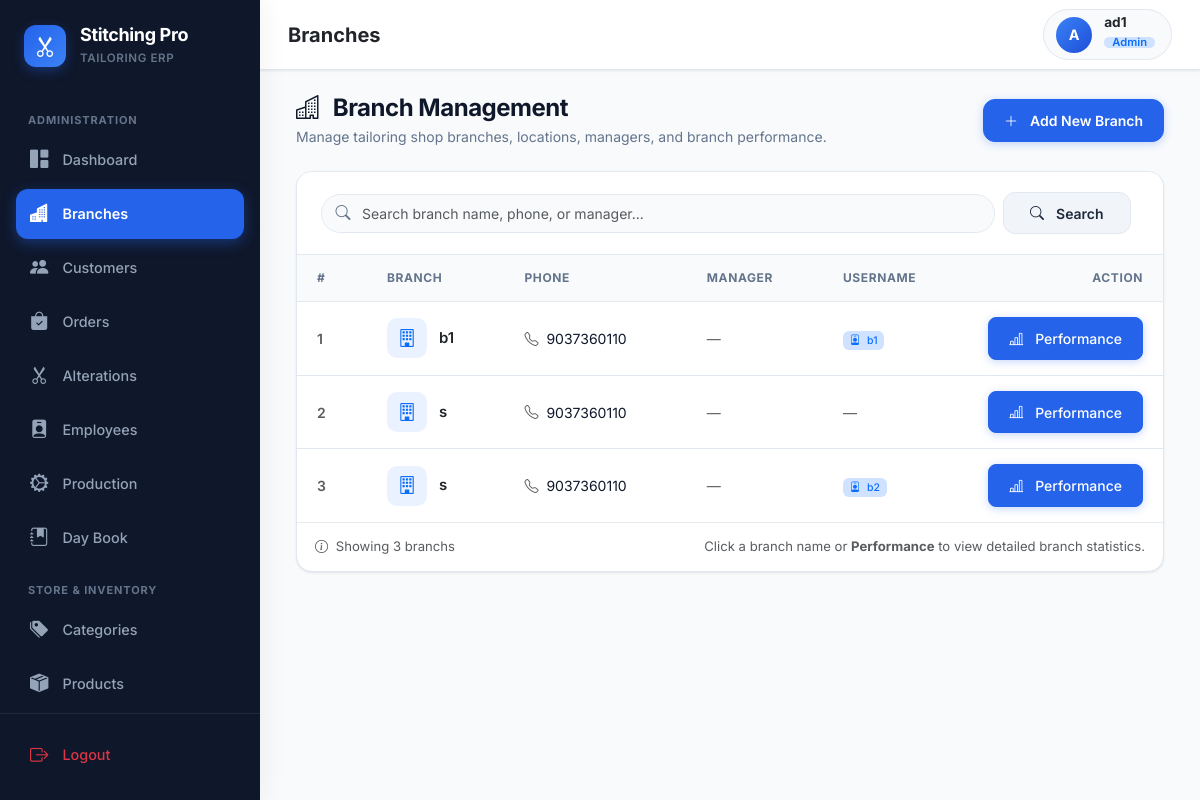
The app's page /branches/ (signed in) with its own data.
### accounts/models.py (models this page shows, shortened)
class User(AbstractUser):
    ROLE_CHOICES = [
        ('Admin', 'Admin'),
        ('Branch', 'Branch'),
    ]
    role = models.CharField(
        max_length=20,
        choices=ROLE_CHOICES,
        default='Branch'
    )
    branch = models.ForeignKey(
        Branch,
        on_delete=models.CASCADE,
        null=True,
        blank=True
    )

### branches/models.py (models this page shows, shortened)
class Branch(models.Model):
    name = models.CharField(max_length=100)
    address = models.TextField()
    phone = models.CharField(max_length=15)
    manager_name = models.CharField(max_length=100)

### branches/views.py (the view)
@login_required
def branch_list(request):
    if request.user.role != "Admin":
        messages.error(request, "Only Admin can view branches.")
        return redirect("home")
    branches = Branch.objects.all()
    branch_data = []
    for branch in branches:
        user = User.objects.filter(branch=branch).first()
        branch_data.append({
            "id": branch.id,
            "name": branch.name,
            "phone": branch.phone,
            "manager": branch.manager_name,
            "username": user.username if user else "",
        })
    return render(
        request,
        "branches/branch_list.html",
        {"branch_data": branch_data},
    )

### templates/branches/branch_list.html (shortened to what this page needs)
{% extends "base.html" %}
{% block page_title %}Branches{% endblock %}
{% block content %}
<div class="container-fluid">
    <div class="page-header-block">
        <div>
            <h2 class="page-header-title">
                <i class="bi bi-buildings me-2"></i>
                Branch Management
            </h2>
            <p class="page-header-sub">
                Manage tailoring shop branches, locations,
                managers, and branch performance.
            </p>
        </div>
        <div>
            <a href="{% url 'branch_create' %}"
               class="btn btn-primary">
                <i class="bi bi-plus-lg me-1"></i>
                Add New Branch
            </a>
        </div>
    </div>
    <div class="table-card">
        <div class="table-card-header">
            <form method="GET"
                  class="row g-2 align-items-center w-100">
                <div class="col-12 col-md-9 col-lg-10">
                    <div class="header-search w-100"
                         style="max-width:100%;">
                        <i class="bi bi-search"></i>
                        <input
                            type="text"
                            name="search"
                            value="{{ request.GET.search }}"
                            class="form-control"
                            placeholder="Search branch name, phone, or manager..."
                        >
                    </div>
                </div>
                <div class="col-12 col-md-3 col-lg-2">
                    <button
                        type="submit"
                        class="btn btn-secondary w-100">
                        <i class="bi bi-search me-1"></i>
                        Search
                    </button>
                </div>
            </form>
        </div>
        <div class="table-responsive">
            <table class="table app-table align-middle">
                <thead>
                    <tr>
                        <th width="70">
                            #
                        </th>
                        <th>
                            Branch
                        </th>
                        <th>
                            Phone
                        </th>
                        <th>
                            Manager
                        </th>
                        <th>
                            Username
                        </th>
                        <th width="180"
                            class="text-end">
                            Action
                        </th>
                    </tr>
                </thead>
                <tbody>
                    {% for item in branch_data %}
                    <tr class="branch-row">
                        <td class="fw-semibold text-muted">
                            {{ forloop.counter }}
                        </td>
                        <td>
                            <a
                                href="{% url 'branch_performance' item.id %}"
                                class="branch-name-link"
                                title="View branch performance"
                            >
                                <span class="branch-icon-small">
                                    <i class="bi bi-building"></i>
                                </span>
                                <span>
                                    <span class="branch-name">
                                        {{ item.name }}
                                    </span>
                                </span>
                            </a>
                        </td>
                        <td>
                            {% if item.phone %}
                                <span>
                                    <i class="bi bi-telephone text-muted me-1"></i>
                                    {{ item.phone }}
                                </span>
                            {% else %}
                                <span class="text-muted">
                                    —
                                </span>
                            {% endif %}
                        </td>
                        <td>
                            {% if item.manager %}
                                <span class="badge bg-light text-dark border">
                                    <i class="bi bi-person me-1"></i>
                                    {{ item.manager }}
                                </span>
                            {% else %}
                                <span class="text-muted">
                                    —
                                </span>
                            {% endif %}
                        </td>
                        <td>
                            {% if item.username %}
                                <span class="badge bg-primary-subtle text-primary">
                                    <i class="bi bi-person-badge me-1"></i>
                                    {{ item.username }}
                                </span>
                            {% else %}
                                <span class="text-muted">
                                    —
                                </span>
                            {% endif %}
                        </td>
                        <td class="text-end">
                            <a
                                href="{% url 'branch_performance' item.id %}"
                                class="btn btn-sm btn-primary"
                                title="View branch performance"
                            >
                                <i class="bi bi-bar-chart-line me-1"></i>
                                Performance
                            </a>
                        </td>
                    </tr>
                    {% endfor %}
                </tbody>
            </table>
        </div>
        {% if branch_data %}
        <div class="branch-table-footer">
            <div class="text-muted small">
                <i class="bi bi-info-circle me-1"></i>
                Showing {{ branch_data|length }} branch{{ branch_data|length|pluralize }}
            </div>
            <div class="text-muted small">
                Click a branch name or
                <strong>Performance</strong>
                to view detailed branch statistics.
            </div>
        </div>
        {% endif %}
    </div>
</div>
{% endblock %}

### templates/base.html (shortened to what this page needs)
{% load static %}
<!DOCTYPE html>
<html lang="en">
<head>
    <link
        href="https://cdn.jsdelivr.net/npm/bootstrap@5.3.3/dist/css/bootstrap.min.css"
        rel="stylesheet"
    >
    <link
        rel="stylesheet"
        href="https://cdn.jsdelivr.net/npm/bootstrap-icons@1.11.3/font/bootstrap-icons.min.css"
    >
    <link
        rel="stylesheet"
        href="{% static 'css/style.css' %}"
    >
</head>
<body>
<div class="app-wrapper">
    <aside
        class="app-sidebar"
        id="appSidebar"
    >
        <div class="sidebar-header">
            <div class="brand-icon-box">
                <i class="bi bi-scissors"></i>
            </div>
            <div>
                <h1 class="brand-title">
                    Stitching Pro
                </h1>
                <span class="brand-subtitle">
                    Tailoring ERP
                </span>
            </div>
        </div>
        <div class="sidebar-menu-wrapper">
            {% if request.user.role == "Admin" %}
                <p class="menu-section-title">
                    Administration
                </p>
                <a
                    href="{% url 'home' %}"
                    class="sidebar-nav-link
                    "
                >
                    <i class="bi bi-grid-1x2-fill"></i>
                    <span>
                        Dashboard
                    </span>
                </a>
                <a
                    href="{% url 'branch_list' %}"
                    class="sidebar-nav-link
                    {% if 'branch' in request.resolver_match.url_name and request.resolver_match.url_name != 'branch_stock' %}
                        active
                    {% endif %}"
                >
                    <i class="bi bi-buildings-fill"></i>
                    <span>
                        Branches
                    </span>
                </a>
                <a
                    href="{% url 'customer_list' %}"
                    class="sidebar-nav-link
                    "
                >
                    <i class="bi bi-people-fill"></i>
                    <span>
                        Customers
                    </span>
                </a>
                <a
                    href="{% url 'order_list' %}"
                    class="sidebar-nav-link
                    "
                >
                    <i class="bi bi-bag-check-fill"></i>
                    <span>
                        Orders
                    </span>
                </a>
                <a
                    href="{% url 'alteration_list' %}"
                    class="sidebar-nav-link
                    "
                >
                    <i class="bi bi-scissors"></i>
                    <span>
                        Alterations
                    </span>
                </a>
                <a
                    href="{% url 'employee_list' %}"
                    class="sidebar-nav-link
                    "
                >
                    <i class="bi bi-person-badge-fill"></i>
                    <span>
                        Employees
                    </span>
                </a>
                <a
                    href="{% url 'production_list' %}"
                    class="sidebar-nav-link
                    "
                >
                    <i class="bi bi-gear-wide-connected"></i>
                    <span>
                        Production
                    </span>
                </a>
                <a
                    href="{% url 'daybook_list' %}"
                    class="sidebar-nav-link
                    "
                >
                    <i class="bi bi-journal-bookmark-fill"></i>
                    <span>
                        Day Book
                    </span>
                </a>
                <p class="menu-section-title">
                    Store & Inventory
                </p>
                <a
                    href="{% url 'category_list' %}"
                    class="sidebar-nav-link
                    "
                >
                    <i class="bi bi-tags-fill"></i>
                    <span>
                        Categories
                    </span>
                </a>
                <a
                    href="{% url 'product_list' %}"
                    class="sidebar-nav-link
                    "
                >
                    <i class="bi bi-box-seam-fill"></i>
                    <span>
                        Products
                    </span>
                </a>
            {% endif %}
        </div>
        <div class="sidebar-footer">
            <a
                href="{% url 'logout' %}"
                class="sidebar-nav-link text-danger"
            >
                <i class="bi bi-box-arrow-right"></i>
                <span>
                    Logout
                </span>
            </a>
        </div>
    </aside>
    <div class="app-main">
        <header class="app-header">
            <div class="d-flex align-items-center gap-3">
                <div class="d-none d-sm-block">
                    <h5 class="fw-bold mb-0 text-dark">
                        {% block page_title %}{% endblock %}
                    </h5>
                </div>
            </div>
            <div class="d-flex align-items-center gap-3">
                {% if request.user.is_authenticated %}
                    <div class="user-profile-badge">
                        <div class="user-avatar-circle">
                            {{ request.user.username|slice:":1"|upper }}
                        </div>
                        <div
                            class="d-none d-md-block text-start me-1"
                        >
                            <div
                                class="fw-bold text-dark lh-1"
                                style="font-size: 0.85rem;"
                            >
                                {{ request.user.username }}
                            </div>
                            <span
                                class="badge bg-primary-subtle text-primary fw-semibold px-2 py-0 mt-1"
                                style="font-size: 0.7rem;"
                            >
                                {{ request.user.role }}
                            </span>
                        </div>
                    </div>
                {% endif %}
            </div>
        </header>
        <main class="flex-grow-1 p-3 p-md-4">
            {% block content %}
            {% endblock %}
        </main>
    </div>
</div>
</body>
</html>

### templates/branches/branch_list.html (style rules this page uses)
.branch-row { transition: background-color .15s ease, box-shadow .15s ease; }
.branch-name-link { display: flex; align-items: center; gap: 12px; text-decoration: none; color: #212529; }
.branch-name { font-weight: 600; font-size: 15px; }
.branch-icon-small { width: 40px; height: 40px; min-width: 40px; display: flex; align-items: center; justify-content: center; border-radius: 10px; background: #eaf2ff; color: #0d6efd; font-size: 18px; transition: background-color .15s ease, transform .15s ease; }
.badge { font-weight: 500; }
.branch-row .btn-primary { border-radius: 8px; font-weight: 500; }
.branch-table-footer { border-top: 1px solid #e9ecef; padding: 14px 18px; display: flex; justify-content: space-between; align-items: center; gap: 15px; flex-wrap: wrap; }

### records on screen
User: user.username "A", user.username "ad1", user.role "Admin"
Branch: name "b1", phone "9037360110"
User: username "b1"
Branch: phone "9037360110"
Branch: phone "9037360110"
User: username "b2"

### other values on screen
{{ item.name }} "s" "s"
{{ branch_data|length }} "3"
